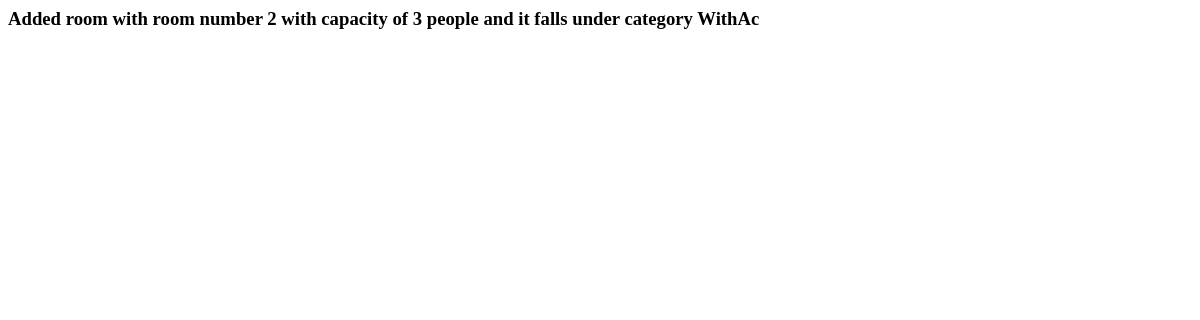
Page /room_detail/2 on the earlier database version.
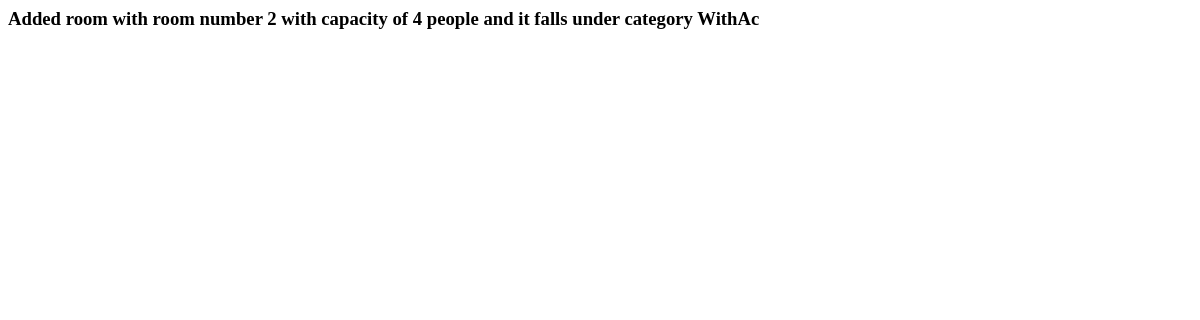
Same page on the later database version.
### HMS_APP/models.py (models this page shows, shortened)
class Room(models.Model) :
    ROOM_CATEGORIES = (
        ('WithAc', 'AC'),
        ('WithoutAc', 'NON-AC'),
        ('Deluxe', 'DELUXE'),
    )
    number = models.IntegerField()
    category = models.CharField(max_length = 10, choices=ROOM_CATEGORIES)
    capacity = models.IntegerField()
    room_description = models.TextField()
    room_price = models.IntegerField(help_text = "Price Per Day", null=True)
    room_picture = models.ImageField(null=True)

### HMS_APP/views.py (the view)
# urls.py: path('room_detail/<number>', views.room_detail, name = 'room_detail'),
def room_detail(request, number):
    room = Room.objects.get(number=number)
    context = {'room': room}
    return render(request, 'room_detail.html', context)

### templates/room_detail.html (shortened to what this page needs)
<h3>Added room with room number {{ room.number }} with capacity of {{room.capacity}} people and it falls under category {{room.category}} </h3>

Differences in the rows shown:
removed Room: number "2", capacity "3", category "WithAc"
added Room: number "2", capacity "4", category "WithAc"
